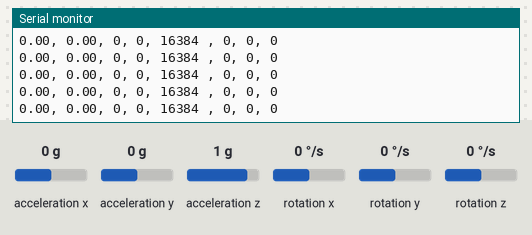
Bench run of a sketch on a simulated Arduino Uno, built with avr-gcc and run on an emulated ATmega328P. Shown: the last lines printed to the serial monitor. The test bench sets the inputs (shaded band); at power-on: acceleration x 0 g, acceleration y 0 g, acceleration z 1 g, rotation x 0 °/s, rotation y 0 °/s, rotation z 0 °/s.

Above: at 1.2 s.
1.3 s: acceleration x set to 0.8 g
At 2.4 s:
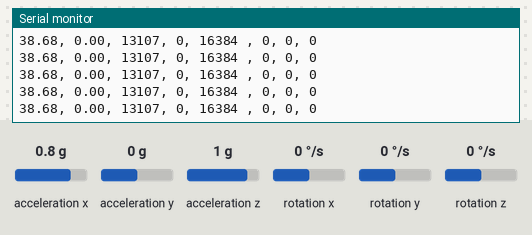
4.3 s: acceleration y set to 0.8 g
At 5.3 s:
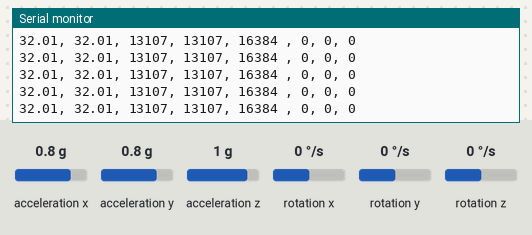
7.3 s: acceleration z set to 0 g
At 8.4 s:
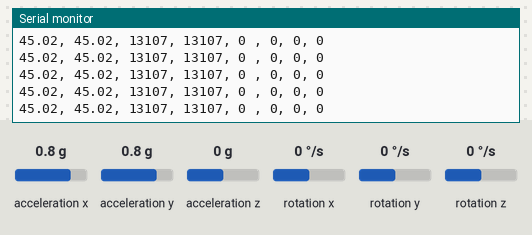
Timing chart, 0 to 8.7 s (numbered marks = the images above; inputs shaded):
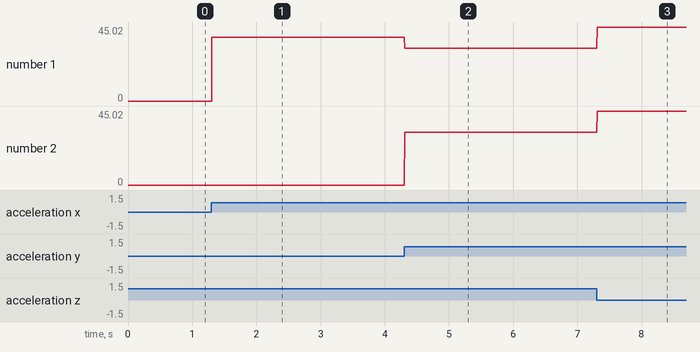

Measured:
- after the input at 1.3 s, the serial monitor: prints a new line at once (image 1)
- after the input at 4.3 s, the serial monitor: prints a new line at once (image 2)
- after the input at 7.3 s, the serial monitor: prints a new line at once (image 3)
- plotted number 1: 0 → 38.68 after the input at 1.3 s, 38.68 → 32.01 after the input at 4.3 s, 32.01 → 45.02 after the input at 7.3 s
- plotted number 2: 0 → 32.01 after the input at 4.3 s, 32.01 → 45.02 after the input at 7.3 s

The sketch:

gy2.ino
```cpp
#include <Wire.h>
#include <MPU6050.h>

MPU6050 mpu;
double pitch, roll;

void setup() {
  Serial.begin(115200);

  Wire.begin();
  mpu.initialize();

  // Configura il sensore MPU6050 con il filtro passa-basso a 4Hz
  mpu.setDLPFMode(2);
}

void loop() {
  // Ottieni i dati grezzi da accelerometro e giroscopio
  int16_t accX = mpu.getAccelerationX();
  int16_t accY = mpu.getAccelerationY();
  int16_t accZ = mpu.getAccelerationZ();

  int16_t gyroX = mpu.getRotationX();
  int16_t gyroY = mpu.getRotationY();
  int16_t gyroZ = mpu.getRotationZ();


  getAngle(accX, accY, accZ);
  // Stampa i dati sulla porta seriale
  Serial.print(pitch);
  Serial.print(", ");
  Serial.print(roll);
  Serial.print(", ");
  Serial.print(accX);
  Serial.print(", ");
  Serial.print(accY);
  Serial.print(", ");
  Serial.print(accZ);
  Serial.print(" , ");
  Serial.print(gyroX);
  Serial.print(", ");
  Serial.print(gyroY);
  Serial.print(", ");
  Serial.println(gyroZ);
}

void getAngle(int Ax, int Ay, int Az) {
  double x = Ax;
  double y = Ay;
  double z = Az;
  pitch = atan(x / sqrt((y * y) + (z * z)));
  roll = atan(y / sqrt((x * x) + (z * z)));
  pitch = pitch * (180.0 / 3.14);
  roll = roll * (180.0 / 3.14);
}
```
